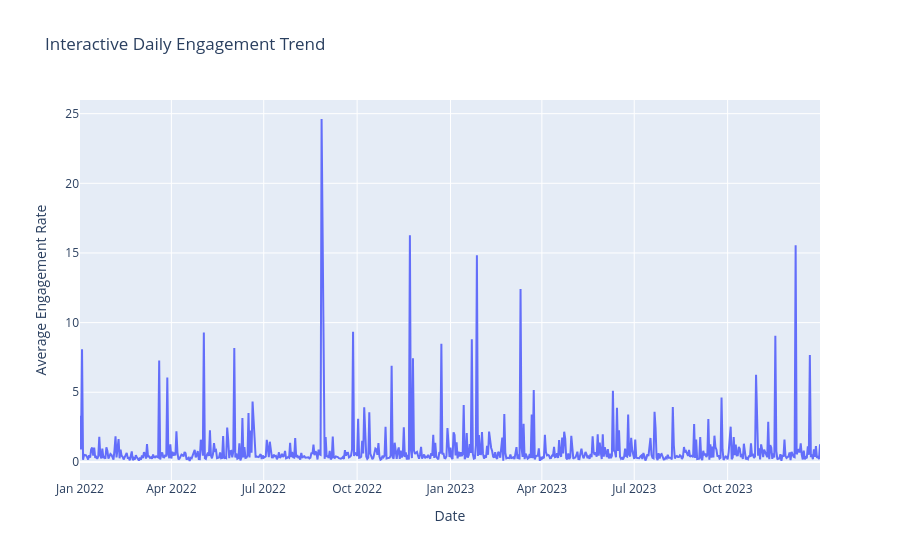

Write notebook code for a chart like this one.
### Markdown cell above
#### 1. Interactive Line Chart

### Code cell
daily_engagement = (df.groupby("posted_at")["engagement_rate"]
    .mean()
    .reset_index()
    .sort_values("posted_at")
)

fig = px.line(daily_engagement,
    x="posted_at",
    y="engagement_rate",
    title="Interactive Daily Engagement Trend",
    labels={"posted_at": "Date","engagement_rate": "Average Engagement Rate"}
)
fig.show()

### Figure 1 — Plotly figure (JSON) as saved in the notebook; plotly's stock layout.template omitted (floating-point values rounded to 4 significant figures; data arrays with more than 128 entries replaced by an {"elided": "..."} marker saying what was removed)
{"data": [{"hovertemplate": "Date=%{x}<br>Average Engagement Rate=%{y}<extra></extra>", "legendgroup": "", "line": {"color": "#636efa", "dash": "solid"}, "marker": {"symbol": "circle"}, "mode": "lines", "name": "", "orientation": "v", "showlegend": false, "type": "scatter", "x": {"elided": "729 str values"}, "xaxis": "x", "y": {"elided": "729 float values"}, "yaxis": "y"}], "layout": {"legend": {"tracegroupgap": 0}, "title": {"text": "Interactive Daily Engagement Trend"}, "xaxis": {"anchor": "y", "domain": [0, 1], "title": {"text": "Date"}}, "yaxis": {"anchor": "x", "domain": [0, 1], "title": {"text": "Average Engagement Rate"}}}}
